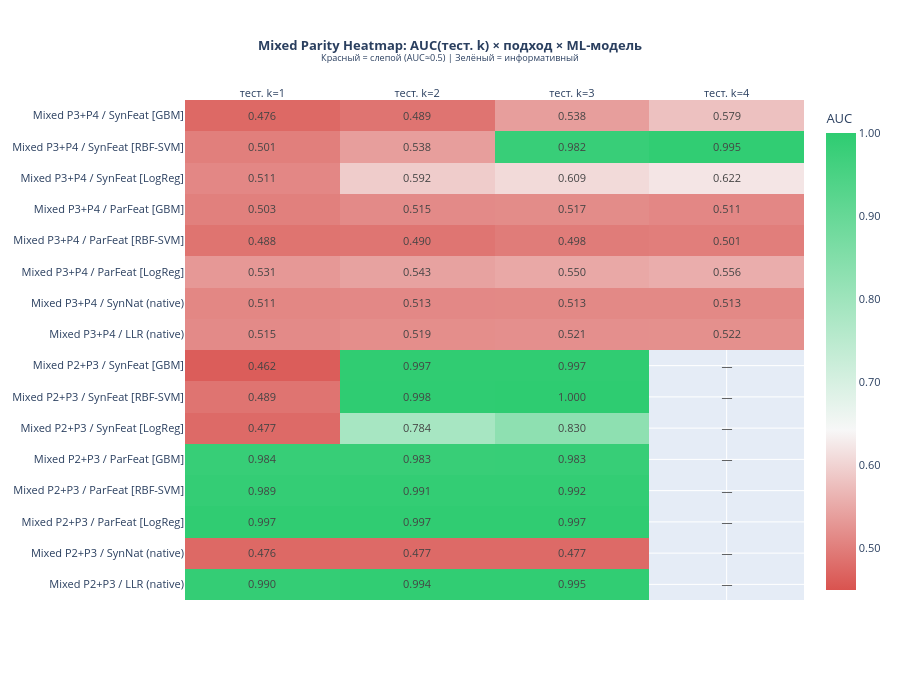

Notebook code cell kept with this figure:
### Code cell
# ── Heatmap: строки = (датасет × подход × ML), столбцы = тестовое k ──────

max_k = max(len(cfg['k_values']) for cfg in MIXED_CONFIGS)
all_k = sorted(set(k for cfg in MIXED_CONFIGS for k in cfg['k_values']))

heat_rows = []

for cfg in MIXED_CONFIGS:
    ds = cfg['label']
    k_vals = cfg['k_values']
    native = mixed_results[ds]['_native']

    for ap, ap_label in [('llr', 'LLR'), ('syn_nat', 'SynNat')]:
        row_z = [native[ap][k]['auc_mean'] if k in k_vals else None for k in all_k]
        row_t = [f"{native[ap][k]['auc_mean']:.3f}" if k in k_vals else '—' for k in all_k]
        heat_rows.append({'label': f'{ds} / {ap_label} (native)', 'z': row_z, 't': row_t})

    for ap, ap_short in [('par_feat', 'ParFeat'), ('syn_feat', 'SynFeat')]:
        for ml in ML_CONFIGS:
            data = mixed_results[ds][ml['name']][ap]
            row_z = [data[k]['auc_mean'] if k in k_vals else None for k in all_k]
            row_t = [f"{data[k]['auc_mean']:.3f}" if k in k_vals else '—' for k in all_k]
            heat_rows.append({
                'label': f'{ds} / {ap_short} [{ml["name"]}]',
                'z': row_z, 't': row_t,
            })

fig_heat = go.Figure(go.Heatmap(
    z=[r['z'] for r in heat_rows],
    x=[f'тест. k={k}' for k in all_k],
    y=[r['label'] for r in heat_rows],
    text=[r['t'] for r in heat_rows],
    texttemplate='%{text}', textfont=dict(size=11),
    colorscale=[[0, '#d9534f'], [0.35, '#f7f7f7'], [1, '#2ecc71']],
    zmin=0.45, zmax=1.0,
    colorbar=dict(title='AUC', tickformat='.2f'),
))

fig_heat.update_layout(
    title=dict(
        text='<b>Mixed Parity Heatmap: AUC(тест. k) × подход × ML-модель</b><br>'
             '<sup>Красный = слепой (AUC≈0.5) | Зелёный = информативный</sup>',
        x=0.5, font_size=13,
    ),
    xaxis=dict(side='top'),
    height=680,
    font=dict(size=11),
)
fig_heat.show()

### Figure 1 — Plotly figure (JSON) as saved in the notebook; plotly's stock layout.template omitted (floating-point values rounded to 4 significant figures)
{"data": [{"colorbar": {"tickformat": ".2f", "title": {"text": "AUC"}}, "colorscale": [[0, "#d9534f"], [0.35, "#f7f7f7"], [1, "#2ecc71"]], "text": [["0.990", "0.994", "0.995", "—"], ["0.476", "0.477", "0.477", "—"], ["0.997", "0.997", "0.997", "—"], ["0.989", "0.991", "0.992", "—"], ["0.984", "0.983", "0.983", "—"], ["0.477", "0.784", "0.830", "—"], ["0.489", "0.998", "1.000", "—"], ["0.462", "0.997", "0.997", "—"], ["0.515", "0.519", "0.521", "0.522"], ["0.511", "0.513", "0.513", "0.513"], ["0.531", "0.543", "0.550", "0.556"], ["0.488", "0.490", "0.498", "0.501"], ["0.503", "0.515", "0.517", "0.511"], ["0.511", "0.592", "0.609", "0.622"], ["0.501", "0.538", "0.982", "0.995"], ["0.476", "0.489", "0.538", "0.579"]], "textfont": {"size": 11}, "texttemplate": "%{text}", "type": "heatmap", "x": ["тест. k=1", "тест. k=2", "тест. k=3", "тест. k=4"], "y": ["Mixed P2+P3 / LLR (native)", "Mixed P2+P3 / SynNat (native)", "Mixed P2+P3 / ParFeat [LogReg]", "Mixed P2+P3 / ParFeat [RBF-SVM]", "Mixed P2+P3 / ParFeat [GBM]", "Mixed P2+P3 / SynFeat [LogReg]", "Mixed P2+P3 / SynFeat [RBF-SVM]", "Mixed P2+P3 / SynFeat [GBM]", "Mixed P3+P4 / LLR (native)", "Mixed P3+P4 / SynNat (native)", "Mixed P3+P4 / ParFeat [LogReg]", "Mixed P3+P4 / ParFeat [RBF-SVM]", "Mixed P3+P4 / ParFeat [GBM]", "Mixed P3+P4 / SynFeat [LogReg]", "Mixed P3+P4 / SynFeat [RBF-SVM]", "Mixed P3+P4 / SynFeat [GBM]"], "z": [[0.99, 0.9943, 0.9945, null], [0.4756, 0.477, 0.4769, null], [0.9969, 0.9971, 0.997, null], [0.9889, 0.991, 0.9916, null], [0.984, 0.983, 0.9835, null], [0.477, 0.7839, 0.8299, null], [0.489, 0.9977, 1.0, null], [0.4622, 0.9966, 0.9972, null], [0.515, 0.519, 0.5205, 0.5216], [0.511, 0.5126, 0.5133, 0.5132], [0.5309, 0.5428, 0.5496, 0.5561], [0.4882, 0.4904, 0.4979, 0.5008], [0.5032, 0.5148, 0.5166, 0.5113], [0.5114, 0.5922, 0.6086, 0.6218], [0.5012, 0.5383, 0.9817, 0.9952], [0.4758, 0.489, 0.5382, 0.5793]], "zmax": 1, "zmin": 0.45}], "layout": {"font": {"size": 11}, "height": 680, "title": {"font": {"size": 13}, "text": "<b>Mixed Parity Heatmap: AUC(тест. k) × подход × ML-модель</b><br><sup>Красный = слепой (AUC≈0.5) | Зелёный = информативный</sup>", "x": 0.5}, "xaxis": {"side": "top"}}}
